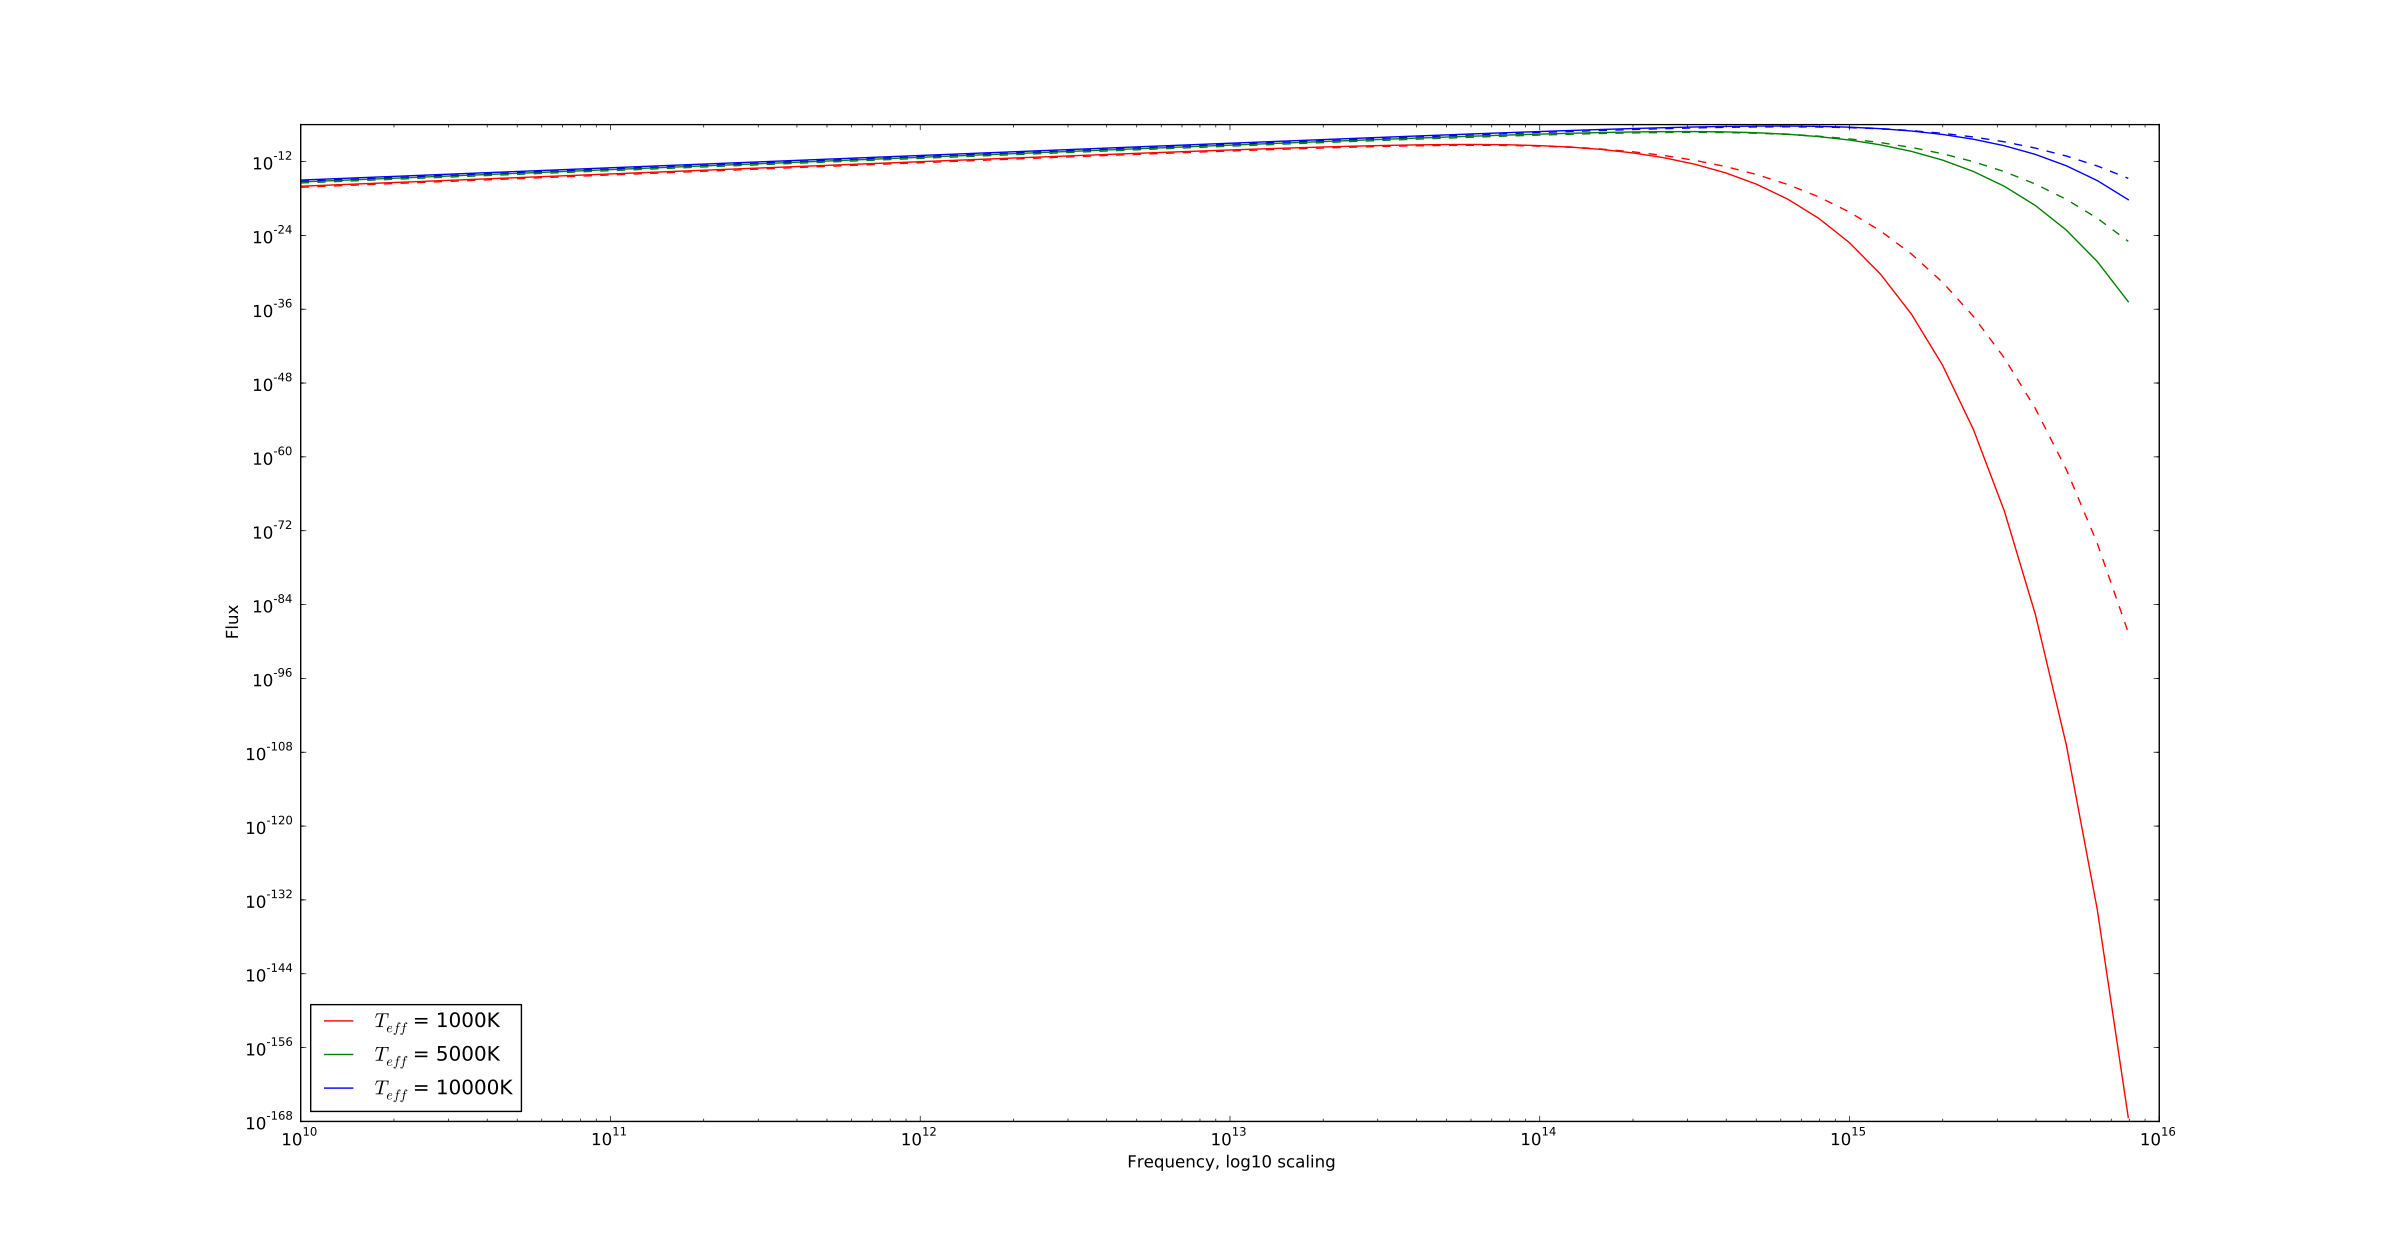

Write the Python code that produced this figure.
#!/usr/bin/python
# Ben Keller
# Physics 746
# Assignment 2, Exercise 1 Solution
import numpy as np
import matplotlib.pyplot as plt

#Physical Constants
h = 6.63e-34
c = 3e8
kB = 1.38e-23

#This function calculates the integral of a function evaluated from minimum to
#maximum using Simpson's rule, with a grid size of step
def simpson_integrate(function, minimum, maximum, step):
	integral = 0.0
	n = 1
	while maximum > minimum+n*step:
		if n % 2 == 0:
			integral += 2.0*function(minimum+n*step)
		else:
			integral += 4.0*function(minimum+n*step)
		n += 1
	return step/3.0*(function(minimum) + integral)

#Simple Black Body Spectrum
def planck(T, nu):
	return 2*h*np.power(nu, 3)/(c*c*(np.exp(h*nu/(kB*T)) - 1 ))

#The temperature function for a grey, plane-parallel atmosphere
def temperature(T_eff, tau):
	return np.power((0.75*np.power(T_eff, 4)*(tau+2./3)), 0.25)

#The first integral (of dx)
def integrand_x(tau, x):
	return np.power(x, -2)*np.exp(-1*x*tau)

#The second integral (of dtau)
def integrand_tau(T_eff, tau, nu, end):
	return planck(temperature(T_eff, tau), nu)*simpson_integrate(lambda x: integrand_x(tau, x), 1, end, 1)

#Full Spectrum for our grey, plane-parallel atmosphere
def grey_flux(T_eff, nu, end):
	return 2*np.pi*simpson_integrate(lambda x: 
	integrand_tau(T_eff, x, nu, end), 0, end, 1)

if __name__ == "__main__":
	freq = np.power(10, np.arange(10, 16, 0.1))
	plt.loglog(freq, np.pi*planck(1000, freq), 'r-', label=r'$T_{eff}$ = 1000K')
	plt.loglog(freq, grey_flux(1000, freq, 1e3), 'r--')
	plt.loglog(freq, np.pi*planck(5000, freq), 'g-', label=r'$T_{eff}$ = 5000K')
	plt.loglog(freq, grey_flux(5000, freq, 1e3), 'g--')
	plt.loglog(freq, np.pi*planck(10000, freq), 'b-', 
	label=r'$T_{eff}$ = 10000K')
	plt.loglog(freq, grey_flux(10000, freq, 1e3), 'b--')
	plt.legend(loc='best')
	plt.xlabel("Frequency, log10 scaling")
	plt.ylabel("Flux")
	plt.show()
